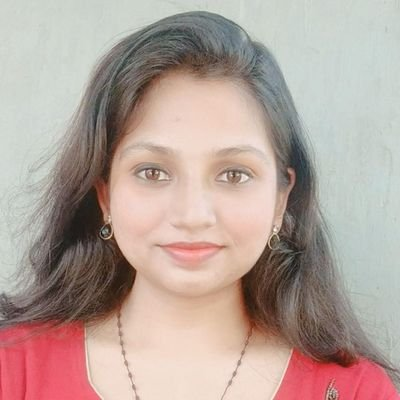
#> input picture 3_Image_Segmentation_and_Thresholding/pic.jpg, 400 x 400 px
$ python cv1.py
#> lines starting #> are read from the running program, lines starting #| are printed output that depends on the picture; after the words box and inside, x2 and y2 are one past the last pixel; in counts of white or black regions, pixels touching at a corner belong together
import cv2
import numpy as np
import matplotlib.pyplot as plt

image=cv2.imread('pic.jpg')
#> image is the input picture: shape (400, 400, 3); mean B, G, R 154.3, 162, 181.4
gray_image=cv2.cvtColor(image,cv2.COLOR_BGR2GRAY)
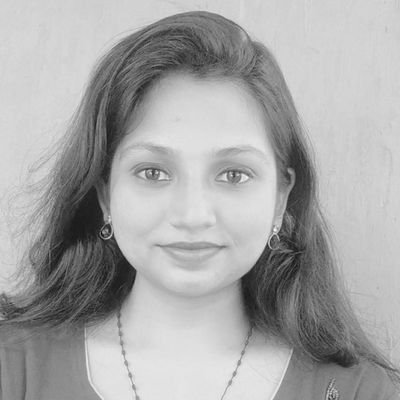
#> gray_image: shape (400, 400); min 1, max 246, mean 166.9

def show_image(img,title):
    plt.imshow(img,cmap='gray')
    plt.title(title)
    plt.axis('off')
    plt.show()

show_image(gray_image,'Original Grayscale Image')

# Binary Threshold
_,thresh_binary=cv2.threshold(gray_image,120,255,cv2.THRESH_BINARY)
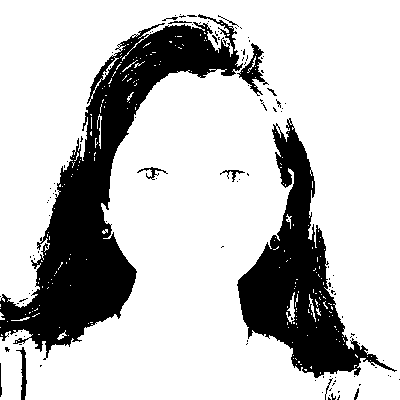
#> thresh_binary: shape (400, 400); 76.6% white; 120 black regions (106 under 20 px), largest, box (x1, y1, x2, y2) and area: (0, 14, 243, 360) 22555, (237, 118, 397, 378) 13350, (237, 43, 269, 96) 511
show_image(thresh_binary,"Binary Threshold")
# Binary Inverted
_,thresh_binary_inv=cv2.threshold(gray_image,120,255,cv2.THRESH_BINARY_INV)
show_image(thresh_binary_inv,"Binary Inverted")

# Truncated Threshold
_,thresh_trunc=cv2.threshold(gray_image,120,255,cv2.THRESH_TRUNC)
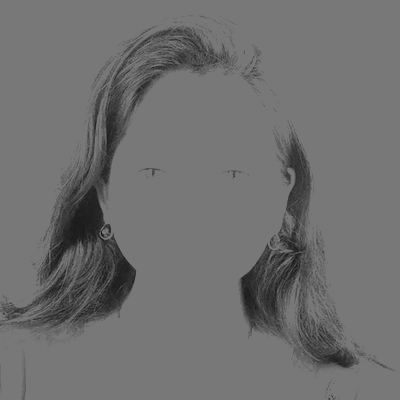
#> thresh_trunc: shape (400, 400); min 1, max 120, mean 111.4
show_image(thresh_trunc,"turncated Threshold")

# To zero Threshold
_,thresh_tozero=cv2.threshold(gray_image,120,255,cv2.THRESH_TOZERO)
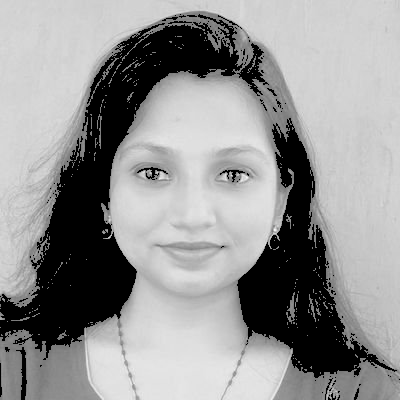
#> thresh_tozero: shape (400, 400); min 0, max 246, mean 147.5
show_image(thresh_tozero,"To zero Threshold")

# To Zero Inverted
_,thresh_tozero_inv=cv2.threshold(gray_image,120,255,cv2.THRESH_TOZERO_INV)
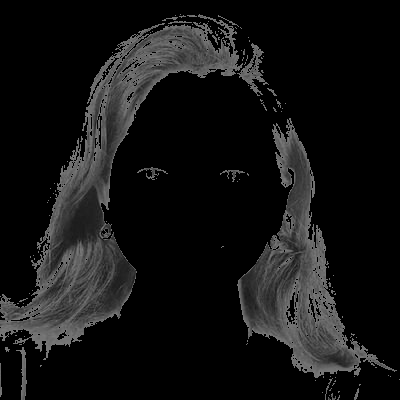
#> thresh_tozero_inv: shape (400, 400); min 0, max 120, mean 19.4
show_image(thresh_tozero_inv,"To zero inverted")

cv2.imwrite('binary.png',thresh_binary)
cv2.imwrite('binary_inv.png',thresh_binary_inv)
cv2.imwrite('trucn.png',thresh_trunc)
cv2.imwrite('tozero.png',thresh_tozero)
cv2.imwrite('tozeroinv.png',thresh_tozero_inv)

print("success")
